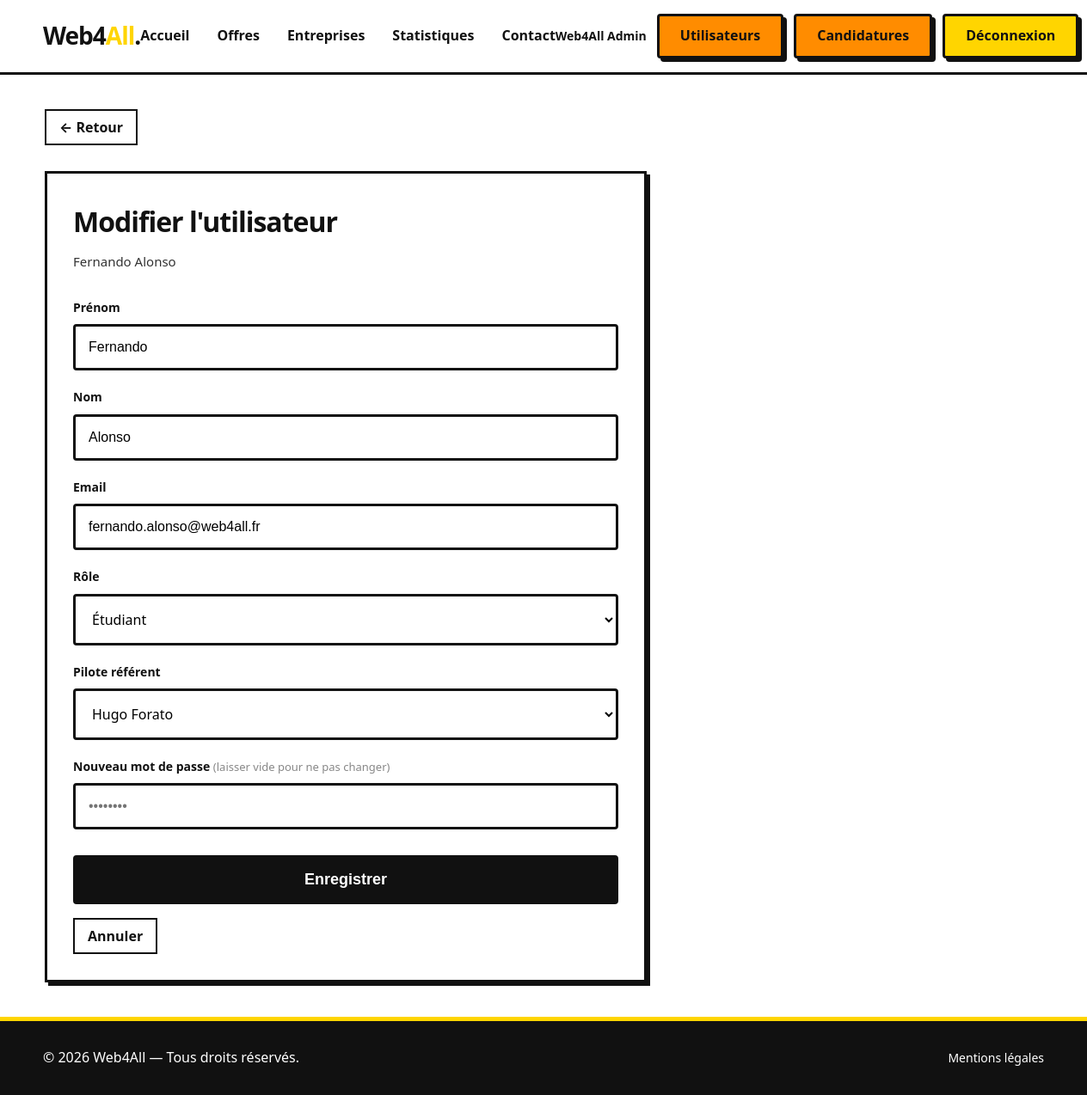
The page /utilisateurs/12/modifier (signed in) on the database its author committed.
### tables this page shows
CREATE TABLE users (
    id INT AUTO_INCREMENT PRIMARY KEY,
    nom VARCHAR(100),
    prenom VARCHAR(100),
    email VARCHAR(255) UNIQUE,
    password VARCHAR(255),
    role ENUM('admin','pilote','etudiant'),
    id_pilote INT NULL,
    FOREIGN KEY (id_pilote) REFERENCES users(id)
);

### app/controllers/usercontroller.php (called while the page is built, shortened)
<?php
class UserController
{
    private User $userModel;
    public function __construct()
    {
        $this->userModel = new User();
    }
    public function edit(int $id): void {
        $user = $this->userModel->findById($id);
        $pilotes = $this->userModel->findByRole('pilote');
        require __DIR__ . '/../views/users/edit.php';
    }
}

### config/database.php (called while the page is built)
<?php
class Database
{
    private static ?Database $instance = null;
    private PDO $connection;
    private function __construct()
    {
        $this->connection = new PDO(
            'mysql:host=localhost;dbname=projet_web;charset=utf8',
            'web4all',
            'Web4All2026!',
            [PDO::ATTR_ERRMODE => PDO::ERRMODE_EXCEPTION]
        );
    }
    public static function getInstance(): Database
    {
        if (self::$instance === null) {
            self::$instance = new Database();
        }
        return self::$instance;
    }
    public function getConnection(): PDO
    {
        return $this->connection;
    }
}

### app/models/user.php (called while the page is built, shortened)
<?php
require_once __DIR__ . '/../../config/database.php';
class User
{
    private PDO $db;
    public function __construct()
    {
        $this->db = Database::getInstance()->getConnection();
    }
    public function findById(int $id): ?array {
        $stmt = $this->db->prepare(
            "SELECT " . self::SAFE_COLUMNS . " FROM users u WHERE u.id = :id LIMIT 1"
        );
        $stmt->execute([':id' => $id]);
        return $stmt->fetch(PDO::FETCH_ASSOC) ?: null;
    }
    public function findByRole(string $role): array
    {
        $stmt = $this->db->prepare(
            "SELECT " . self::SAFE_COLUMNS . " FROM users u WHERE u.role = :role ORDER BY u.nom, u.prenom"
        );
        $stmt->execute([':role' => $role]);
        return $stmt->fetchAll(PDO::FETCH_ASSOC);
    }
}

### app/views/users/edit.php (the view, shortened to what this page needs)
<?php
require __DIR__ . '/../layout/header.php';
?>
<main class="page-container">
    <div class="create-form-wrapper">
        <a href="/utilisateurs" class="btn-secondary" style="display:inline-block; margin-bottom:30px;">← Retour</a>
        <div class="detail-section">
            <h1 style="margin-bottom:8px;">Modifier l'utilisateur</h1>
            <p class="td-muted" style="margin-bottom:30px;">
                <?= htmlspecialchars($user['prenom'] . ' ' . $user['nom'], ENT_QUOTES, 'UTF-8') ?>
            </p>
            <form method="POST" action="/utilisateurs/<?= (int)$user['id'] ?>/modifier">
                <div class="input-group">
                    <label for="prenom">Prénom</label>
                    <input type="text" id="prenom" name="prenom" required
                           value="<?= htmlspecialchars($user['prenom'], ENT_QUOTES, 'UTF-8') ?>">
                </div>
                <div class="input-group">
                    <label for="nom">Nom</label>
                    <input type="text" id="nom" name="nom" required
                           value="<?= htmlspecialchars($user['nom'], ENT_QUOTES, 'UTF-8') ?>">
                </div>
                <div class="input-group">
                    <label for="email">Email</label>
                    <input type="email" id="email" name="email" required
                           value="<?= htmlspecialchars($user['email'], ENT_QUOTES, 'UTF-8') ?>">
                </div>
                <div class="input-group">
                    <label for="role">Rôle</label>
                    <select id="role" name="role" class="input-select" onchange="togglePilote(this.value)">
                        <option value="etudiant" <?= $user['role'] === 'etudiant' ? 'selected' : '' ?>>Étudiant</option>
                    </select>
                </div>
                <div class="input-group" id="pilote-group"
                     style="<?= $user['role'] !== 'etudiant' ? 'display:none;' : '' ?>">
                    <label for="id_pilote">Pilote référent</label>
                    <select id="id_pilote" name="id_pilote" class="input-select">
                        <?php foreach ($pilotes as $p): ?>
                            <option value="<?= (int)$p['id'] ?>"
                                <?= (int)($user['id_pilote'] ?? 0) === (int)$p['id'] ? 'selected' : '' ?>>
                                <?= htmlspecialchars($p['prenom'] . ' ' . $p['nom'], ENT_QUOTES, 'UTF-8') ?>
                            </option>
                        <?php endforeach; ?>
                    </select>
                </div>
                <div class="input-group">
                    <label for="password">
                        Nouveau mot de passe
                        <span class="label-hint">(laisser vide pour ne pas changer)</span>
                    </label>
                    <input type="password" id="password" name="password"
                           placeholder="••••••••" minlength="8">
                </div>
                <div class="form-actions">
                    <button type="submit" class="btn-submit">Enregistrer</button>
                    <a href="/utilisateurs" class="btn-secondary">Annuler</a>
                </div>
            </form>
        </div>
    </div>
</main>
<?php require __DIR__ . '/../layout/footer.php'; ?>

### public/index.php (shortened to what this page needs)
<?php
spl_autoload_register(function ($class) {
    $paths = ['app/controllers/', 'app/models/', 'config/'];
    foreach ($paths as $path) {
        $file = __DIR__ . '/../' . $path . strtolower($class) . '.php';
        if (file_exists($file)) {
            return;
        }
    }
});
class Router
{
    private array $routes = [];
    public function get(string $path, string $callback): void
    {
        $this->routes['GET'][$path] = $callback;
    }
    public function post(string $path, string $callback): void
    {
        $this->routes['POST'][$path] = $callback;
    }
    public function run(): void
    {
        $method = $_SERVER['REQUEST_METHOD'];
        $path   = parse_url($_SERVER['REQUEST_URI'], PHP_URL_PATH);
        foreach ($this->routes[$method] as $routePath => $callback) {
            $regex = "@^" . preg_replace('/\{[a-zA-Z0-9]+\}/', '([a-zA-Z0-9]+)', $routePath) . "$@";
            if (preg_match($regex, $path, $matches)) {
                array_shift($matches);
                $matches = array_map(fn($m) => is_numeric($m) ? (int)$m : $m, $matches);
                [$controllerName, $methodName] = explode('@', $callback);
                $controller = new $controllerName();
                call_user_func_array([$controller, $methodName], $matches);
                return;
            }
        }
    }
}
$router = new Router();
$router->get('/', 'HomeController@index');
$router->get('/api/offres/autocomplete-titre', 'OffreController@autocompleteTitre');
$router->get('/api/offres/autocomplete-ville', 'OffreController@autocompleteVille');
$router->get('/offres',                      'OffreController@index');
$router->get('/offres/creer',                'OffreController@create');
$router->post('/offres/creer',               'OffreController@create');
$router->get('/offres/{id}',                 'OffreController@show');
$router->get('/offres/{id}/modifier',        'OffreController@edit');
$router->post('/offres/{id}/modifier',       'OffreController@edit');
$router->post('/offres/{id}/supprimer',      'OffreController@delete');
$router->get('/offres/{id}/postuler',        'CandidatureController@form');
$router->post('/offres/{id}/postuler',       'CandidatureController@postuler');
$router->get('/api/entreprises/autocomplete',  'EntrepriseController@autocomplete');
$router->get('/api/entreprises/autocomplete-ville', 'EntrepriseController@autocompleteVille');
$router->get('/entreprises',                 'EntrepriseController@index');
$router->get('/entreprises/creer',           'EntrepriseController@create');
$router->post('/entreprises/creer',          'EntrepriseController@create');
$router->get('/entreprises/{id}',            'EntrepriseController@show');
$router->get('/entreprises/{id}/modifier',   'EntrepriseController@edit');
$router->post('/entreprises/{id}/modifier',  'EntrepriseController@edit');
$router->post('/entreprises/{id}/supprimer', 'EntrepriseController@delete');
$router->post('/entreprises/{id}/evaluer',   'EntrepriseController@evaluer');
$router->get('/candidatures',                'CandidatureController@index');
$router->post('/candidatures/{id}/supprimer', 'CandidatureController@supprimer');
$router->get('/wishlist',                    'WishlistController@index');
$router->post('/wishlist/toggle',            'WishlistController@toggle');
$router->get('/login',                       'AuthController@loginForm');
$router->post('/login',                      'AuthController@login');
$router->get('/logout',                      'AuthController@logout');
$router->get('/register',                    'RegisterController@registerForm');
$router->post('/register',                   'RegisterController@register');
$router->get('/utilisateurs',                'UserController@index');
$router->get('/utilisateurs/{id}/modifier',  'UserController@edit');
$router->post('/utilisateurs/{id}/modifier', 'UserController@edit');
$router->post('/utilisateurs/{id}/supprimer','UserController@delete');
$router->get('/statistiques',                'StatistiquesController@index');
$router->get('/contact',                     'ContactController@index');
$router->post('/contact',                    'ContactController@index');
$router->get('/mentions-legales',            'MentionsController@index');
$router->run();

### app/views/layout/header.php (shortened to what this page needs)
<!DOCTYPE html>
<html lang="fr">
<head>
    <link rel="stylesheet" href="/css/style.css">
</head>
<body>
    <header class="navbar">
        <div class="logo">
            <a href="/" class="logo-link">
                <h2>Web4<span class="highlight">All</span>.</h2>
            </a>
        </div>
        <nav class="nav-links" id="nav-links" aria-label="Navigation principale">
            <ul>
                <li><a href="/">Accueil</a></li>
                <li><a href="/offres">Offres</a></li>
                <li><a href="/entreprises">Entreprises</a></li>
                <li><a href="/statistiques">Statistiques</a></li>
                <li><a href="/contact">Contact</a></li>
            </ul>
        </nav>
        <div class="nav-actions">
            <?php if (isset($_SESSION['user_id'])): ?>
                <span class="nav-username">
                    <?= htmlspecialchars($_SESSION['prenom'] . ' ' . $_SESSION['nom']) ?>
                </span>
                <?php if (($_SESSION['role'] ?? '') === 'admin'): ?>
                    <a href="/utilisateurs" class="btn-orange">Utilisateurs</a>
                    <a href="/candidatures" class="btn-orange">Candidatures</a>
                <?php endif; ?>
                    <a href="/logout" class="btn-primary">Déconnexion</a>
                <?php else: ?>
                    <a href="/register" class="btn-orange">S'inscrire</a>
                    <a href="/login" class="btn-primary">Connexion</a>
            <?php endif; ?>
        </div>
    </header>

### app/views/layout/footer.php (shortened to what this page needs)
    <footer class="main-footer">
        <div class="footer-content">
            <p>&copy; 2026 Web4All — Tous droits réservés.</p>
            <div class="footer-links">
                <a href="/mentions-legales">Mentions légales</a>
            </div>
        </div>
    </footer>
</body>
</html>

### public/css/style.css (style rules this page uses)
:root { --bg-blanc: #FFFFFF; --texte-noir: #111111; --accent-jaune: #FFD500; --gris-tres-clair: #F3F4F6; --accent-orange: #FF8C00; }
* { margin: 0; padding: 0; box-sizing: border-box; }
body { font-family: system-ui, -apple-system, BlinkMacSystemFont, 'Segoe UI', Roboto, sans-serif; background-color: var(--bg-blanc); color: var(--texte-noir); line-height: 1.6; }
h1, h2, h3 { font-weight: 800; letter-spacing: -1px; }
.navbar { display: flex; justify-content: space-between; align-items: center; padding: 16px 50px; background-color: var(--bg-blanc); border-bottom: 3px solid var(--texte-noir); position: sticky; top: 0; z-index: 1000; }
.logo-link { text-decoration: none; color: inherit; }
.logo h2 { font-size: 28px; color: var(--texte-noir); }
.logo .highlight { color: var(--accent-jaune); }
.nav-links ul { display: flex; list-style: none; gap: 32px; }
.nav-links a { text-decoration: none; color: var(--texte-noir); font-weight: 600; font-size: 16px; transition: color 0.2s ease; }
.nav-actions { display: flex; align-items: center; gap: 12px; }
.nav-username { font-weight: 600; font-size: 14px; white-space: nowrap; max-width: 140px; overflow: hidden; text-overflow: ellipsis; }
.btn-primary { background-color: var(--accent-jaune); color: var(--texte-noir); text-decoration: none; padding: 10px 24px; font-weight: 800; border: 3px solid var(--texte-noir); border-radius: 4px; box-shadow: 4px 4px 0px var(--texte-noir); transition: all 0.2s ease; }
.btn-orange { background-color: var(--accent-orange); color: var(--texte-noir); text-decoration: none; padding: 10px 24px; font-weight: 800; border: 3px solid var(--texte-noir); border-radius: 4px; box-shadow: 4px 4px 0px var(--texte-noir); transition: all 0.2s ease; }
.btn-secondary { background-color: transparent; color: var(--texte-noir); text-decoration: none; font-weight: bold; border: 2px solid var(--texte-noir); padding: 8px 15px; transition: background-color 0.2s; display: inline-flex; align-items: center; justify-content: center; font-size: 1rem; font-family: inherit; line-height: normal; cursor: pointer; box-sizing: border-box; }
.btn-submit { width: 100%; background-color: var(--texte-noir); color: var(--bg-blanc); padding: 15px; font-size: 18px; font-weight: bold; border: 3px solid var(--texte-noir); border-radius: 4px; cursor: pointer; margin-top: 10px; transition: all 0.2s ease; }
.input-group { display: flex; flex-direction: column; margin-bottom: 20px; text-align: left; }
.input-group label { font-weight: bold; margin-bottom: 8px; font-size: 14px; }
.input-group input { padding: 15px; font-size: 16px; border: 3px solid var(--texte-noir); border-radius: 4px; outline: none; transition: all 0.2s ease; }
.input-select { padding: 15px; font-size: 16px; font-family: inherit; border: 3px solid var(--texte-noir); border-radius: 4px; outline: none; background-color: var(--bg-blanc); transition: all 0.2s ease; cursor: pointer; }
.label-hint { font-weight: 400; color: #888; font-size: 13px; }
.form-actions { display: flex; gap: 16px; align-items: center; margin-top: 10px; flex-wrap: wrap; }
.main-footer { background-color: var(--texte-noir); color: var(--bg-blanc); padding: 30px 50px; border-top: 5px solid var(--accent-jaune); }
.footer-content { display: flex; justify-content: space-between; align-items: center; }
.footer-links a { color: var(--bg-blanc); text-decoration: none; margin-left: 20px; font-size: 14px; }
.page-container { max-width: 1200px; margin: 0 auto; padding: 40px 20px; }
.detail-section { border: 3px solid var(--texte-noir); padding: 30px; box-shadow: 4px 4px 0 var(--texte-noir); }
.detail-section p { font-size: 15px; line-height: 1.75; color: #333; }
.create-form-wrapper { max-width: 700px; }
.td-muted { color: #555; }

### rows shown on the page
users: prenom+nom "Fernando Alonso", prenom "Fernando", nom "Alonso", email "fernando.alonso@web4all.fr", role "Étudiant", id_pilote "Hugo Forato"
